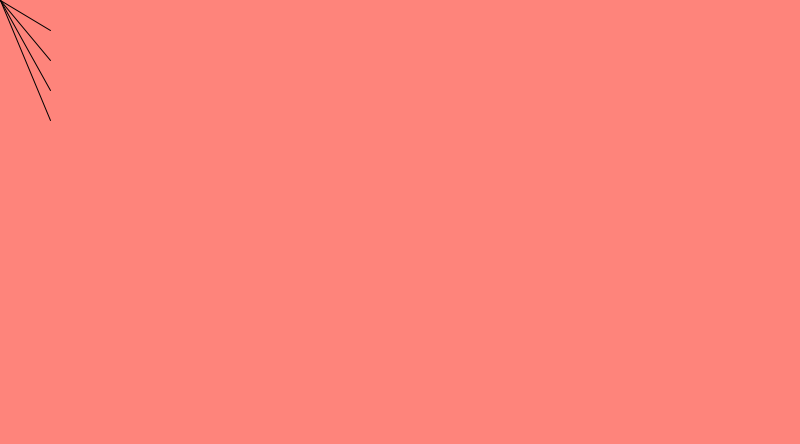
Frame 1 (no input)
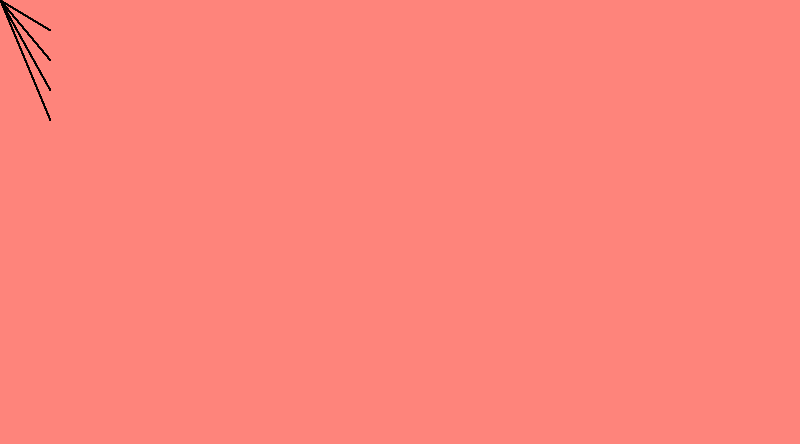
Frame 60 (the mouse pressed at the canvas centre just before this capture)
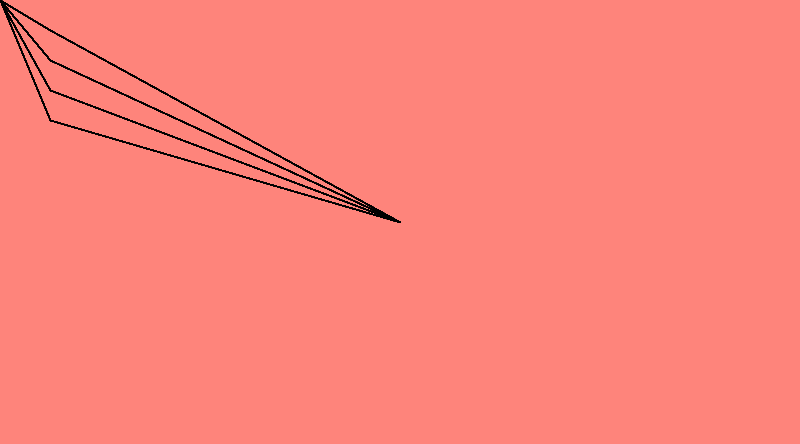
Frame 120 (the mouse held since frame 60 and released just before this capture)

The Processing sketch that drew these frames (run headless with seeded random() and noise(); from frame 60 on, the mouse is pressed at the canvas centre):

// Processing sketch: processing_172888
// ── processing_172888.pde

int counter;
void setup ()
{
size(800,444);
background(254,132,123);
}

void draw ()
{
for (int i=30; i < 122; i=i+30)
 {
  line(50,i,mouseX,mouseY);
 }
} 
